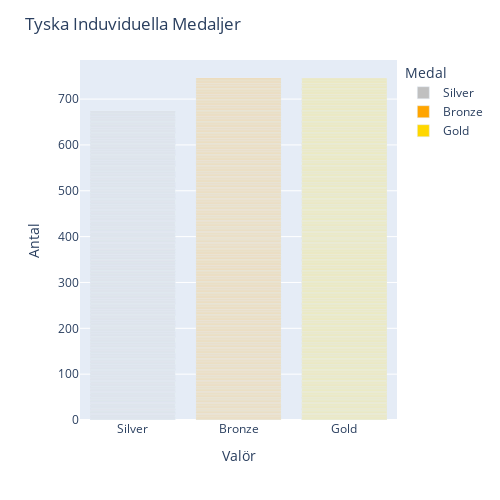

Notebook cell for this chart:
### Code cell
ger_df = df[df["NOC"] == "GER"]
medal = ger_df["Medal"].isin(["Gold", "Silver", "Bronze"])
medals = ger_df[medal]
color1 = ["silver", "orange", "gold"]

fig = px.bar(medals, x="Medal", color="Medal", color_discrete_sequence=color1, width=500, height=500)
fig.update_layout(title="Tyska Induviduella Medaljer", xaxis_title="Valör", yaxis_title="Antal")
fig.show()

### Figure 1 — Plotly figure (JSON) as saved in the notebook; plotly's stock layout.template omitted (floating-point values rounded to 4 significant figures; data arrays with more than 128 entries replaced by an {"elided": "..."} marker saying what was removed)
{"data": [{"alignmentgroup": "True", "hovertemplate": "Medal=%{x}<br>count=%{y}<extra></extra>", "legendgroup": "Silver", "marker": {"color": "silver", "pattern": {"shape": ""}}, "name": "Silver", "offsetgroup": "Silver", "orientation": "v", "showlegend": true, "textposition": "auto", "type": "bar", "x": {"elided": "674 str values"}, "xaxis": "x", "y": {"elided": "674 int values"}, "yaxis": "y"}, {"alignmentgroup": "True", "hovertemplate": "Medal=%{x}<br>count=%{y}<extra></extra>", "legendgroup": "Bronze", "marker": {"color": "orange", "pattern": {"shape": ""}}, "name": "Bronze", "offsetgroup": "Bronze", "orientation": "v", "showlegend": true, "textposition": "auto", "type": "bar", "x": {"elided": "746 str values"}, "xaxis": "x", "y": {"elided": "746 int values"}, "yaxis": "y"}, {"alignmentgroup": "True", "hovertemplate": "Medal=%{x}<br>count=%{y}<extra></extra>", "legendgroup": "Gold", "marker": {"color": "gold", "pattern": {"shape": ""}}, "name": "Gold", "offsetgroup": "Gold", "orientation": "v", "showlegend": true, "textposition": "auto", "type": "bar", "x": {"elided": "745 str values"}, "xaxis": "x", "y": {"elided": "745 int values"}, "yaxis": "y"}], "layout": {"barmode": "relative", "height": 500, "legend": {"title": {"text": "Medal"}, "tracegroupgap": 0}, "margin": {"t": 60}, "title": {"text": "Tyska Induviduella Medaljer"}, "width": 500, "xaxis": {"anchor": "y", "categoryarray": ["Silver", "Bronze", "Gold"], "categoryorder": "array", "domain": [0, 1], "title": {"text": "Valör"}}, "yaxis": {"anchor": "x", "domain": [0, 1], "title": {"text": "Antal"}}}}
